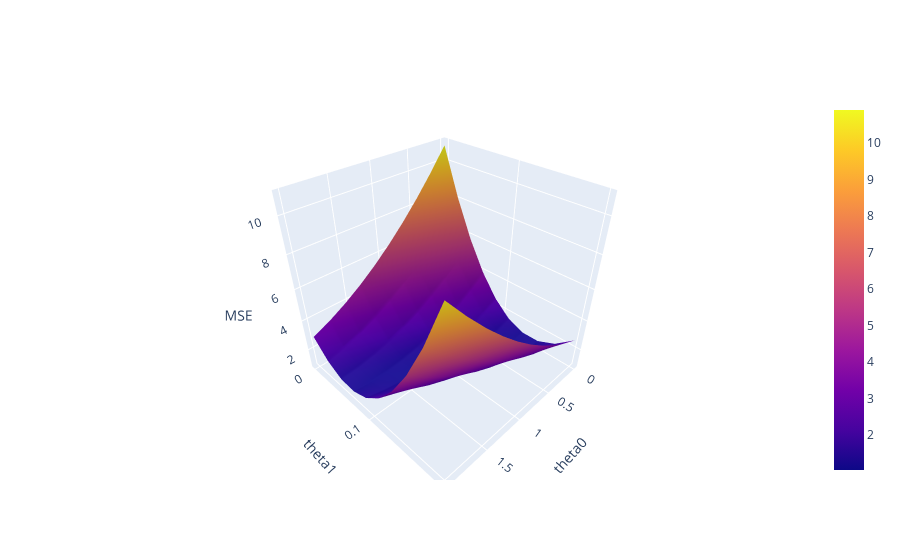

Write notebook code for a chart like this one.
### Markdown cell above
This yields some approximate optimum, e.g. something like θ₀ ≈ 0.8888, θ₁ ≈ 0.111, close to but not exactly the library’s 0.92 and 0.105, because the grid is coarse (only 10×10 points).

Brute force is conceptually easy but:

- Expensive: cost grows rapidly with dimension and grid resolution.  
- Inexact: you only hit the grid points, not the true continuous minimum.

### Code cell
import plotly.graph_objects as go

uvalues = np.linspace(0, 2, 10)
vvalues = np.linspace(0, 0.2, 10)
(u,v) = np.meshgrid(uvalues, vvalues)
thetas = np.vstack((u.flatten(),v.flatten()))

MSE = np.array([mse_loss(t, X, y) for t in thetas.T])

loss_surface = go.Surface(x=u, y=v, z=np.reshape(MSE, u.shape))

ind = np.argmin(MSE)
optimal_point = go.Scatter3d(name = "Optimal Point",
    x = [thetas.T[ind,0]], y = [thetas.T[ind,1]], 
    z = [MSE[ind]],
    marker=dict(size=10, color="red"))

fig = go.Figure(data=[loss_surface, optimal_point])
fig.update_layout(scene = dict(
    xaxis_title = "theta0",
    yaxis_title = "theta1",
    zaxis_title = "MSE"))
fig.show()
